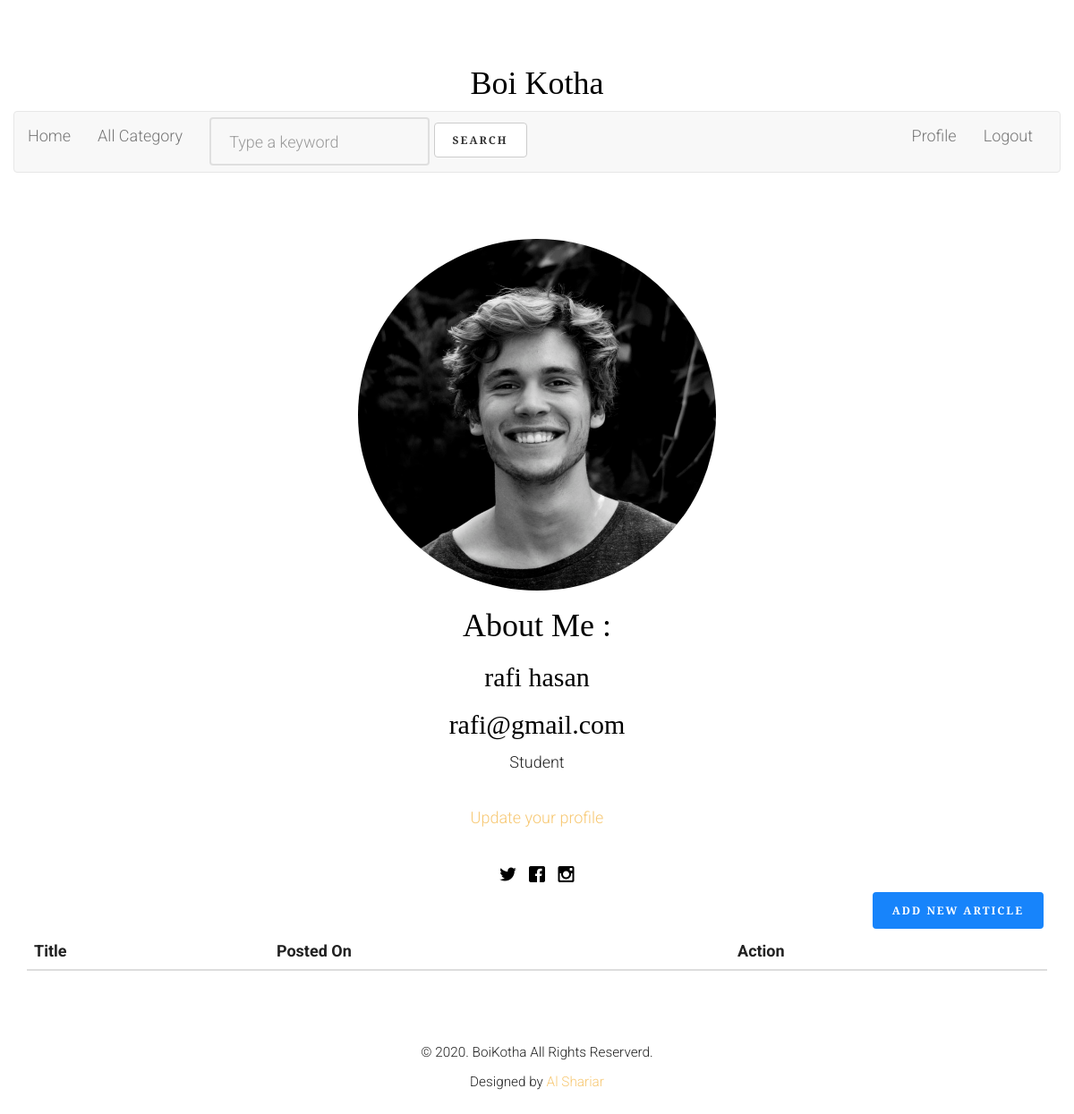
/profile/ (signed in), run on an earlier commit of the app's database.
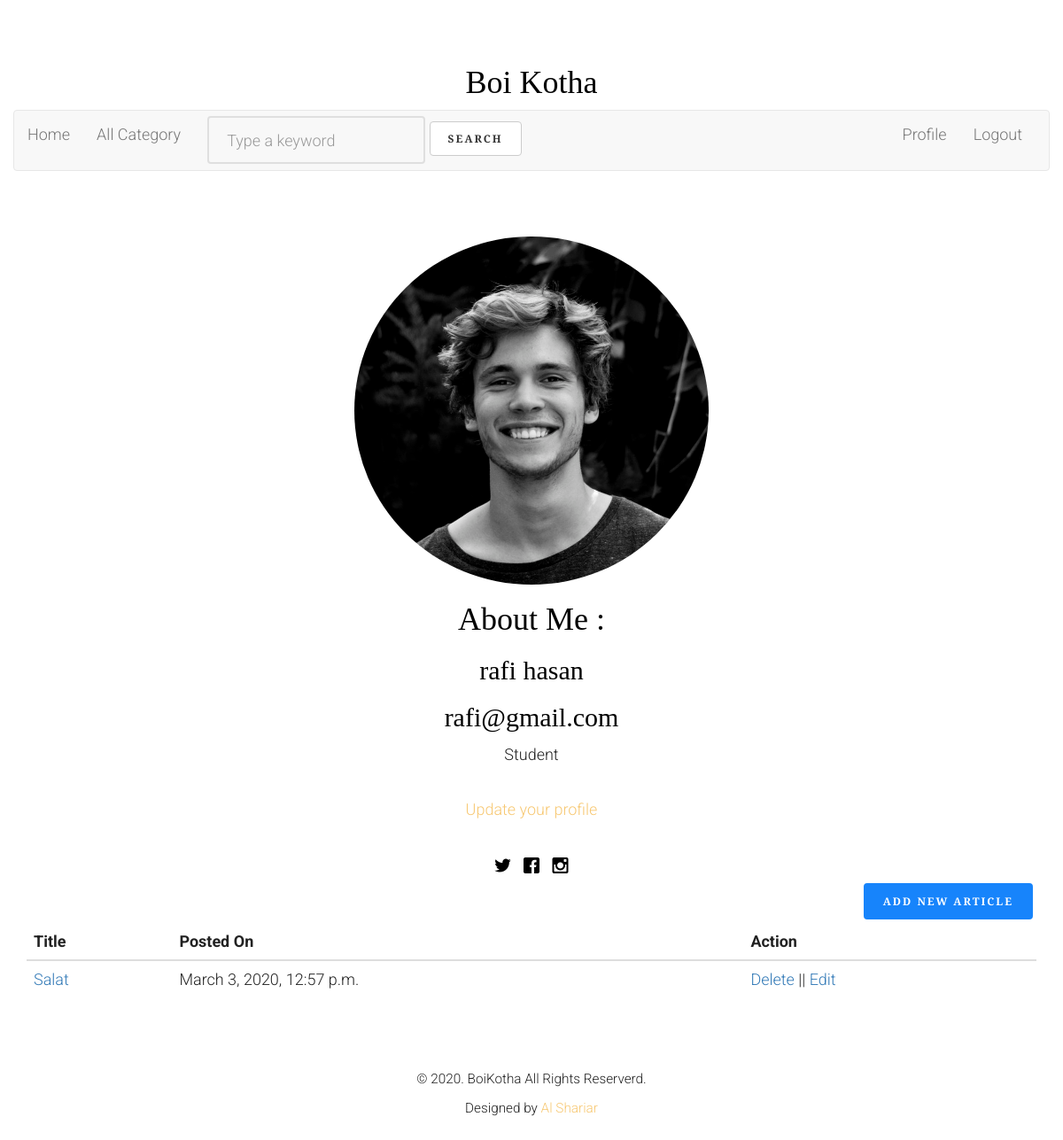
And on a later commit of the database.
### blog/models.py (models this page shows, shortened)
class Article(models.Model):
    article_author = models.ForeignKey(Author, on_delete=models.CASCADE)
    title = models.CharField(max_length=200)
    body = RichTextUploadingField()
    image = models.FileField()
    category = models.ForeignKey(Category, on_delete=models.CASCADE)
    posted_on = models.DateTimeField(auto_now=False, auto_now_add=True)
    updated_on = models.DateTimeField(auto_now=True, auto_now_add=False)

### blog/views.py (the view, shortened to what this page needs)
# urls.py: path('profile/', views.getprofile, name="profile"),
def getprofile(request):
    if request.user.is_authenticated:
        user = get_object_or_404(User, id=request.user.id)
        author_profile = Author.objects.filter(name=user.id)
        if author_profile:
            author_user = get_object_or_404(Author, name=request.user.id)
            posts = Article.objects.filter(article_author=author_user.id)
            return render(request, 'blog/logged_in_profile.html', context={'posts':posts,'user':author_user})
    else:
        return redirect('login')

### blog/templates/blog/logged_in_profile.html (shortened to what this page needs)
{% extends 'blog/base.html' %}
{% load static %}
{% block profile %}
	<div class="fh5co-bio">
		<figure>
			<img src="{{ user.profile_picture.url }}" alt="image is not found" class="img-circle" style="width: 400px;">
		</figure>
		<h1 class="heading">About Me :</h1>
		<h2>{{ user.name.get_full_name }}</h2>
		<h2>{{ user.name.email }}</h2>
    <p>{{ user.details }}</p>
    <span><a href="{% url 'update-profile' id=user.id%}">Update your profile</a></span>
		<ul class="fh5co-social">
			<li><a href="#"><i class="icon-twitter"></i></a></li>
			<li><a href="#"><i class="icon-facebook"></i></a></li>
			<li><a href="#"><i class="icon-instagram"></i></a></li>
		</ul>
	</div>
{% endblock profile %}
  {% block content %}
  <div class="container">
        <a href="{% url 'create' %}" class="btn btn-info pull pull-right">Add new article</a>
    <table class="table">
        <thead>
          <tr>
            <th scope="col">Title</th>
            <th scope="col">Posted On</th>
            <th scope="col">Action</th>
          </tr>
        </thead>
        <tbody>
        {% for post in posts %}
          <tr>
            <td><a class="text-primary" href="{% url 'single_post' id=post.id %}">{{ post.title }}</a></td>
            <td>{{ post.posted_on }}</td>
            <td><a class="text-primary" href="{% url 'delete' id=post.id %}">Delete</a> || <a class="text-primary" href="{% url 'update' id=post.id %}">Edit</a></td>
          </tr>
        {% endfor %}
        </tbody>
      </table>
    </div>
	{% endblock content %}

What changed in the data, as far as the page shows it:
added Article: title "Salat", posted_on "March 3, 2020, 12:57 p.m."
